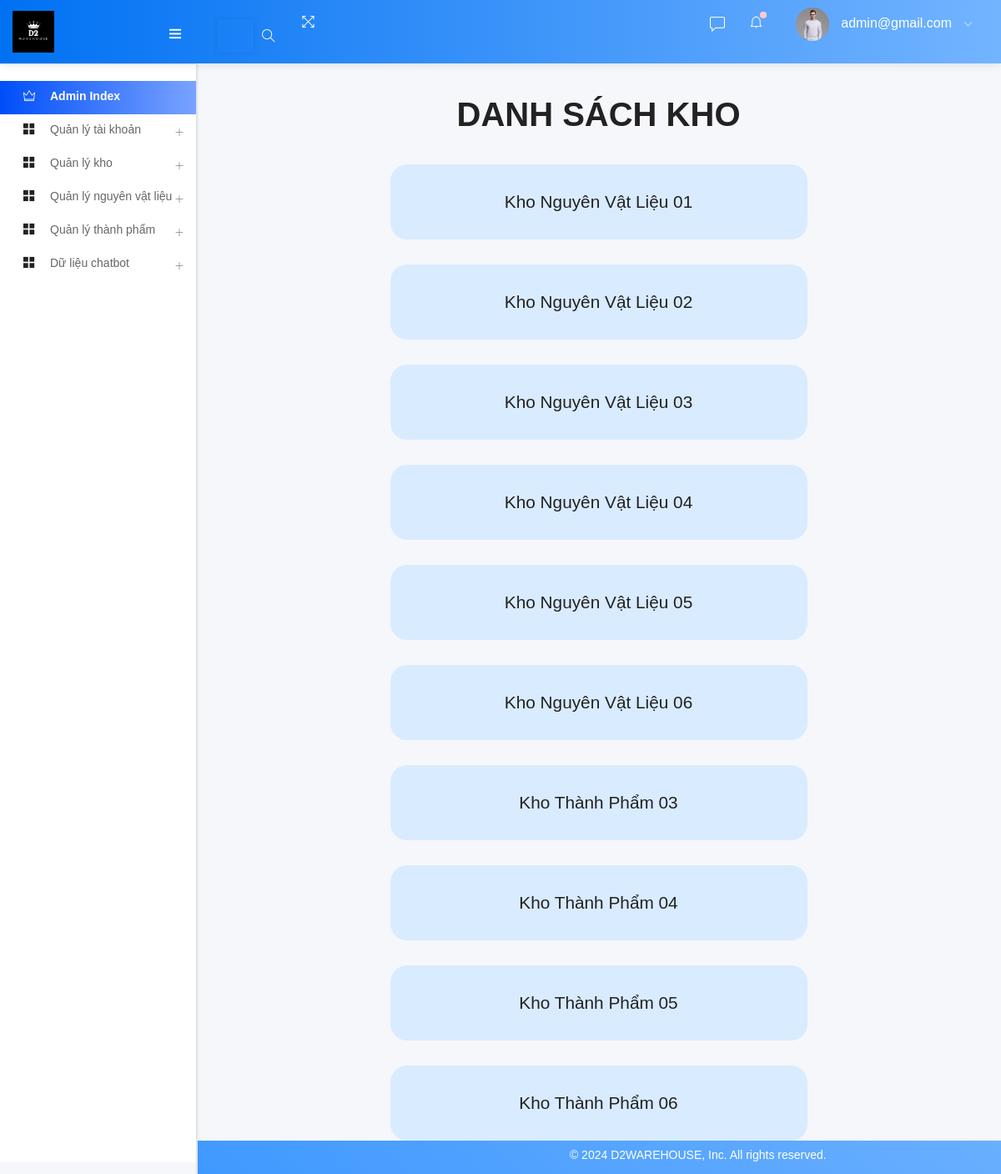
Before: /kho.php (signed in) with the older database file.
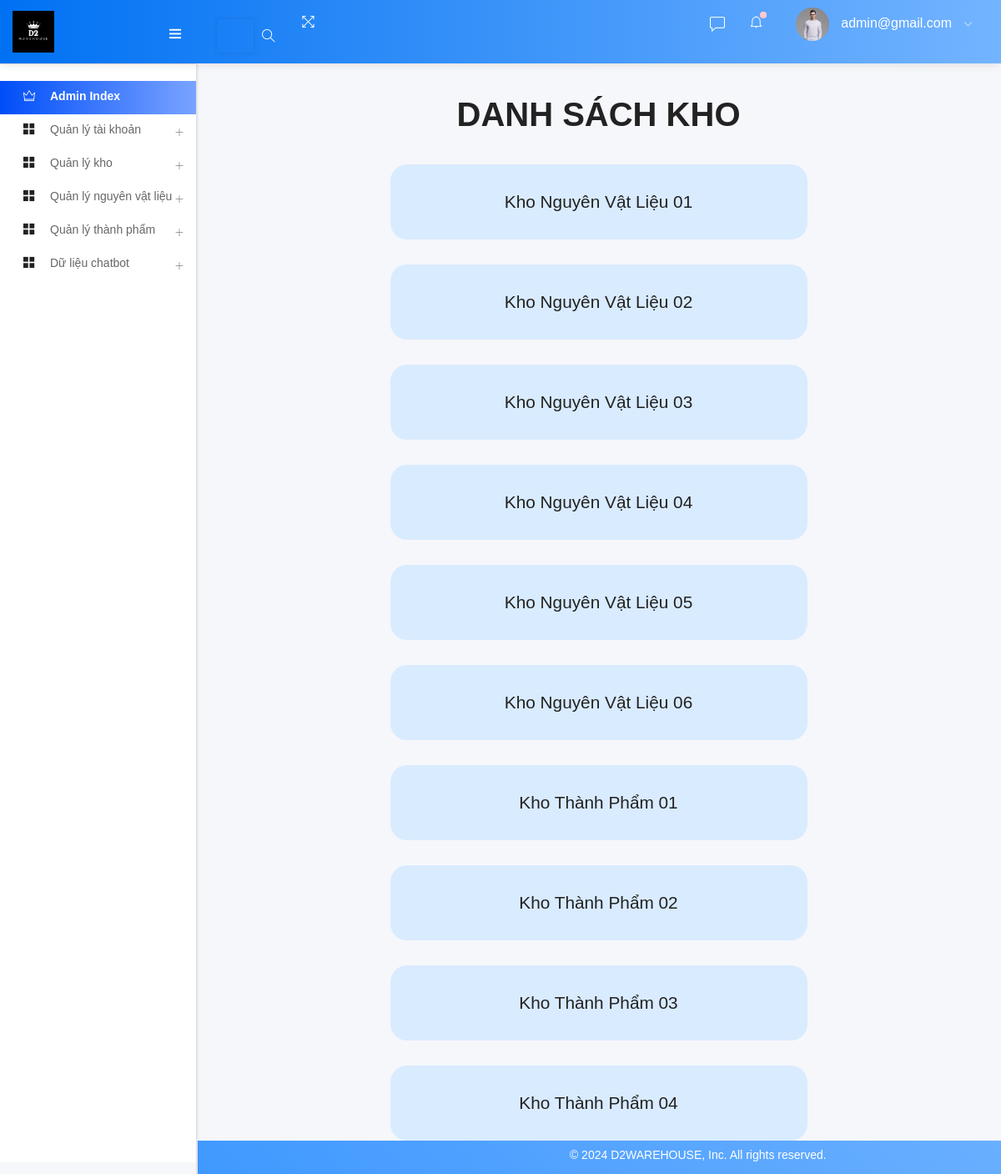
After: the same page with the newer database file.
### tables this page shows
CREATE TABLE `add_logo` (
  `id` int(10) NOT NULL auto_increment,
  `img` varchar(200) NOT NULL,
  PRIMARY KEY  (`id`)
);

CREATE TABLE `kho` (
  `maKho` char(10) NOT NULL,
  `maNVKho` char(10) NOT NULL,
  `tenKho` text NOT NULL,
  `diaChiKho` text NOT NULL,
  `dungLuongKhoToiDa` int(11) default NULL,
  `tinhTrangKho` text,
  `soLuongKe` int(11) default NULL,
  PRIMARY KEY  (`maKho`),
  KEY `maNVKho` (`maNVKho`)
);

### kho.php (called while the page is built, shortened)
<?php
    include ("template.php");
?>

### class/adminback.php (called while the page is built, shortened)
<?php
class  adminback
{
    private $connection;
    function __construct()
    {
        $dbhost = "localhost";
        $dbuser = "root";
        $dbpass = "";
        $dbname = "d2warehouse";
        $this->connection = mysqli_connect($dbhost, $dbuser, $dbpass, $dbname);
        mysqli_set_charset($this->connection,'UTF8');
    }
    function display_logo()
    {
        $query = "SELECT * FROM add_logo";
        if (mysqli_query($this->connection, $query)) {
            $pdt_info = mysqli_query($this->connection, $query);
            return $pdt_info;
        }
    }
}

### class/classnvk.php (the view, shortened to what this page needs)
<?php
class nhanvienkho
{
	public function connect()
{
    $con = mysqli_connect("localhost", "root", "", "d2warehouse");
    if (!$con)
    {
        echo 'Không kết nối được csdl';
        exit();
    }
    else
    {
        mysqli_set_charset($con, "utf8");
        return $con;
    }
}
	public function xuatdskhoNVL($sql)
{
    $link = $this->connect();
    $ketqua = mysqli_query($link, $sql);
    $i = mysqli_num_rows($ketqua);
    if ($i > 0) {
        while ($row = mysqli_fetch_array($ketqua)) {
            $makho = $row['maKho'];
            $tenkho = $row['tenKho'];
            echo '
                <a href="info_kho.php?maKho='.$makho.'">
                    <div class="kho-sub">'.$tenkho.'</div>
                </a>
            ';
        }
    } else {
        echo 'Không có dữ liệu';
    }
}
}
?>

### includes/headernav.php (shortened to what this page needs)
<nav class="navbar header-navbar pcoded-header">
               <div class="navbar-wrapper">
                   <div class="navbar-logo">
                       <a class="mobile-menu" id="mobile-collapse" href="#!">
                           <i class="ti-menu"></i>
                       </a>
                       <a href="index.php">
                      <?php
                       $obj=new adminback();
                       $logo_info = $obj->display_logo();
                       $logo = mysqli_fetch_assoc($logo_info);
                       ?>
                           <img width="50" height="50" src="uploads/<?php echo $logo['img']; ?>" alt="Theme-Logo" />
                       </a>
                   </div>
                   <div class="navbar-container container-fluid">
                       <ul class="nav-left">
                           <li class="header-search">
                               <div class="main-search orphsearch-search">
                                   <div class="input-group">
                                       <input type="text" class="form-control">
                                       <span class="input-group-addon search-btn"><i class="ti-search"></i></span>
                                   </div>
                               </div>
                           </li>
                           <li>
                               <a href="#!" onclick="javascript:toggleFullScreen()">
                                   <i class="ti-fullscreen"></i>
                               </a>
                           </li>
                       </ul>
                       <ul class="nav-right">
                       <li class="chat" style="margin-top: 8px;">
                    <i class="ti-comment" style="color: white; font-size: large;" onclick="toggleChatbox()"></i>
                    </li>
                           <li class="header-notification">
                               <a href="#!">
                                   <i class="ti-bell"></i>
                                   <span class="badge bg-c-pink"></span>
                               </a>
                           </li>
                           <li class="user-profile header-notification">
                               <a href="#!">
                                   <img src="assets/images/avatar-2.jpg" class="img-radius" alt="User-Profile-Image">
                                   <span> <?php echo $admin_email ?> </span>
                                   <i class="ti-angle-down"></i>
                               </a>
                           </li>
                       </ul>
                   </div>
               </div>
           </nav>

Changed rows visible on the page:
removed kho: tenKho "Kho Thành Phẩm 05"
removed kho: tenKho "Kho Thành Phẩm 06"
added kho: tenKho "Kho Thành Phẩm 01"
added kho: tenKho "Kho Thành Phẩm 02"
